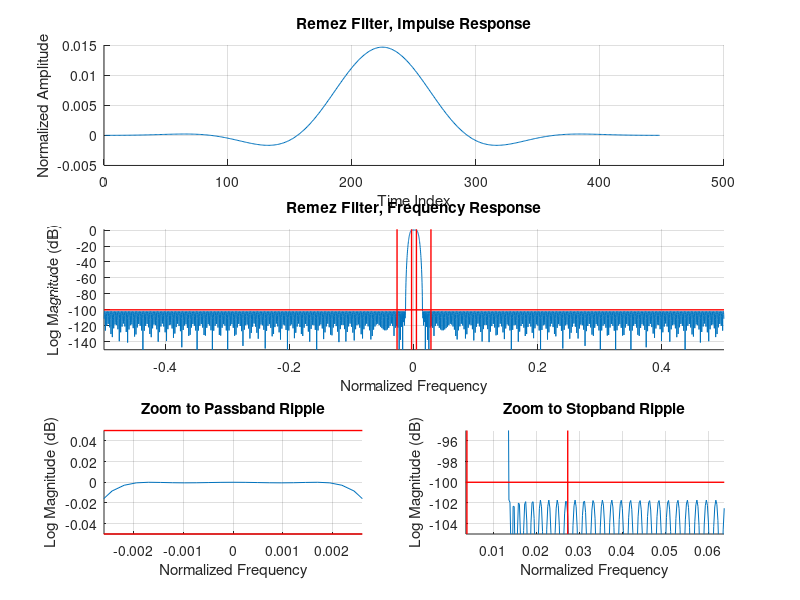
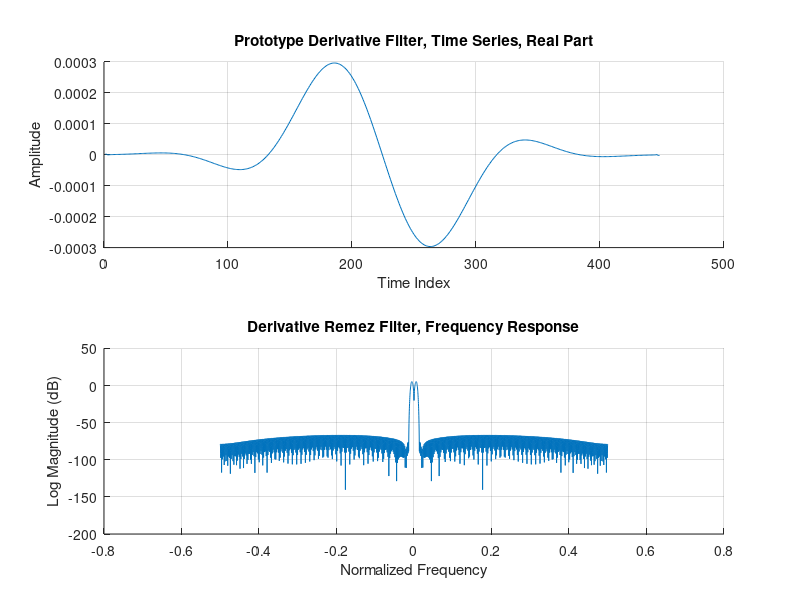
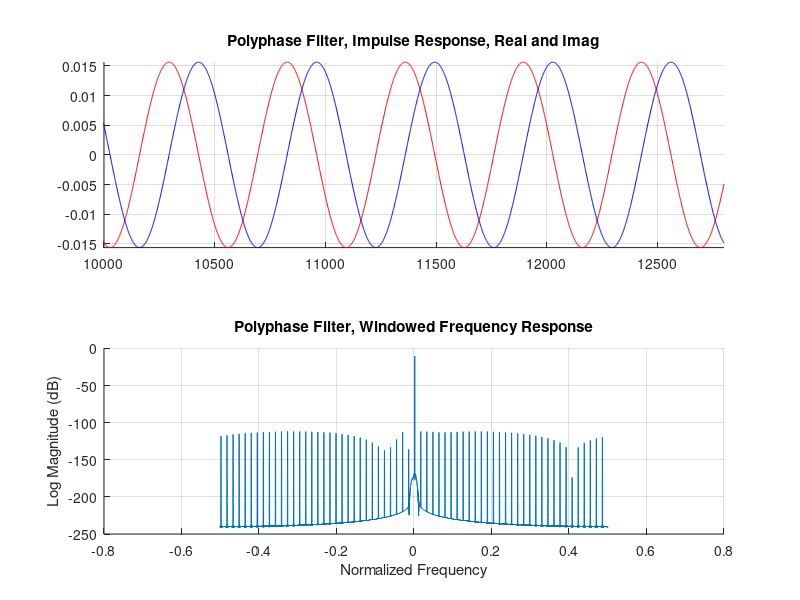
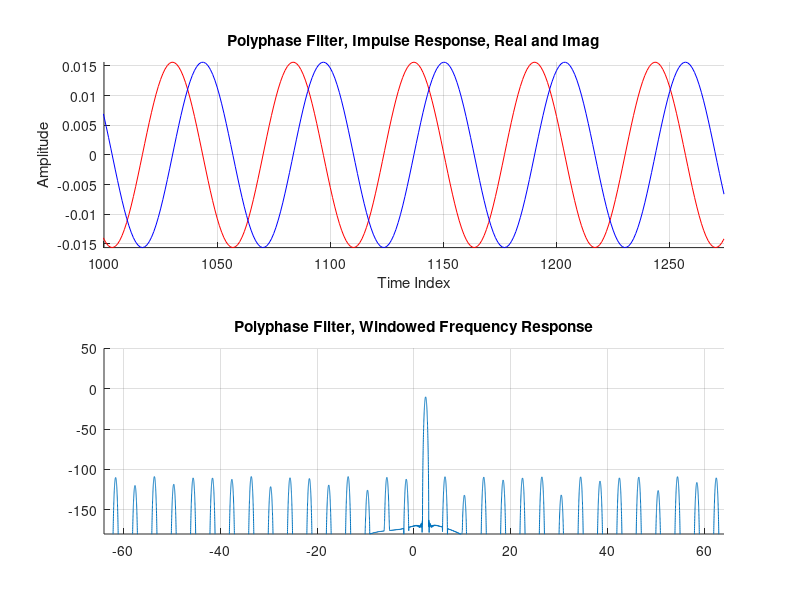

These charts were generated, in order, by the following MATLAB code:
% Joshua Emele <jemele@acm.org>
% WES265, Final, Problem 3

% clean up environment before starting
clear all;
close all;

% filter design parameters
% passband peak-to-peak ripple (dB)
rp = .1
% stopband attenuation (dB)
rs = 100
% convert from dB to volt
dev = [(10^(rp/20)-1)/(10^(rp/20)+1)  10^(-rs/20)];
% the transition and stop band, in kHz
f = [2.5 17.5]
a = [1 0]
% the sample rate, in kHz
fs = 1280
bins = 4096

% Estimate the filter order using firpmord and the Harris approximation.
% Use the the worst-case value and generate the filter.
% We ignore the (large) w value created, and use our own empirically derived
% value.
[n,fo,ao,w]=firpmord(f,a,dev,fs)
n = max(ceil((fs/(f(2)-f(1)))*(rs/22)),n)
h = firpm(447,fo,ao,[1 4]);

% 3a. Show the time series and spectrum of the prototype filter. Show the
% filter specifications on the spectrum.
figure(1);
subplot(3,2,1:2);
hold on;
plot(impz(h));
grid on;
title('Remez Filter, Impulse Response');
xlabel('Time Index');
ylabel('Normalized Amplitude');

frequency_response = 20*log10(abs(fftshift(fft(h/sum(h),bins))));
subplot(3,2,3:4);
hold on;
plot(-0.5:1/bins:0.5-1/bins, frequency_response);
grid on;
axis([-0.5 0.5 -150 1]);
title('Remez Filter, Frequency Response');
xlabel('Normalized Frequency');
ylabel('Log Magnitude (dB)');

% plot the filter specifications
line('XData',[-0.5 0.5],'YData',[-rs -rs], 'LineWidth', 1, 'Color','r')
line('XData',[-2*f(1)/fs -2*f(1)/fs],'YData',ylim, 'LineWidth', 1, 'Color','r')
line('XData',[+2*f(1)/fs +2*f(1)/fs],'YData',ylim, 'LineWidth', 1, 'Color','r')
line('XData',[-2*f(2)/fs -2*f(2)/fs],'YData',ylim, 'LineWidth', 1, 'Color','r')
line('XData',[+2*f(2)/fs +2*f(2)/fs],'YData',ylim, 'LineWidth', 1, 'Color','r')

subplot(3,2,5);
hold on;
plot((-0.5:1/bins:0.5-1/bins), frequency_response);
grid on;
axis([-2*fo(2)/3 2*fo(2)/3 -rp/2 rp/2]);
title('Zoom to Passband Ripple');
xlabel('Normalized Frequency');
ylabel('Log Magnitude (dB)');

% These aren't relevent, since there's almost no passband ripple.
line('XData',[-0.5 0.5],'YData',[+rp/2 +rp/2], 'LineWidth', 1, 'Color','r')
line('XData',[-0.5 0.5],'YData',[-rp/2 -rp/2], 'LineWidth', 1, 'Color','r')

subplot(3,2,6);
hold on;
plot((-0.5:1/bins:0.5-1/bins), frequency_response);
grid on;
axis([fo(3)/2-0.01 fo(3)/2+0.05 -rs-5 -rs+5]);
title('Zoom to Stopband Ripple');
xlabel('Normalized Frequency');
ylabel('Log Magnitude (dB)');
line('XData',[-0.5 0.5],'YData',[-rs -rs], 'LineWidth', 1, 'Color','r')
line('XData',[-2*f(1)/fs -2*f(1)/fs],'YData',ylim, 'LineWidth', 1, 'Color','r')
line('XData',[+2*f(1)/fs +2*f(1)/fs],'YData',ylim, 'LineWidth', 1, 'Color','r')
line('XData',[-2*f(2)/fs -2*f(2)/fs],'YData',ylim, 'LineWidth', 1, 'Color','r')
line('XData',[+2*f(2)/fs +2*f(2)/fs],'YData',ylim, 'LineWidth', 1, 'Color','r')

% 3b. Show the time series and spectrum pf the derivative filter dh(n) formed
% by convolution with [1 0 -1]/2 phase aligned with h(n) by discarding end
% points.
dh = conv([1 0 -1]/2,h);
dh = dh(2:end-1);

figure(2);
subplot(2,1,1);
hold on;
plot(dh);
grid on;
title('Prototype Derivative Filter, Time Series, Real Part');
xlabel('Time Index');
ylabel('Amplitude');

subplot(2,1,2);
hold on;
plot(-0.5:1/bins:0.5-1/bins,fftshift(20*log10(abs(fft(dh*64,bins)))));
grid on;
title('Derivative Remez Filter, Frequency Response');
xlabel('Normalized Frequency');
ylabel('Log Magnitude (dB)');

% 3c. Partition the time series into a pair of 64-path polyphase filters
% h2(m,n) and dh2(m,n). Write the Matlab script to program their use for a
% 1-to-64 up-sampling filter. Apply 200 samples of a complex sinewave of unit
% amplitude and of input frequency 2.4 KHz, sampled at 20 kHz. Plot the time
% response and the spectrum of the time response and note the frequency of the
% spectrum and the amplitude of any spectral artifacts.
extend = 64-mod(length(h),64);
x = exp(j*2*pi*(2.4/20)*(1:200));
h2 = reshape(h, 64, 7);
dh2 = reshape(dh, 64, 7);

index = 0;
reg = zeros(1:7);
x2 = zeros(1,length(x));
for n=1:length(x)
    reg = [x(n) reg(1:6)];
    for m=1:64
        x2(index+m) = reg*h2(m,:)';
    end
    index = index + 64;
end

figure(3);
subplot(2,1,1);
hold on;
plot(real(x2), 'r');
plot(imag(x2), 'b');
grid on;
axis([10000 inf -inf inf]);
title('Polyphase Filter, Impulse Response, Real and Imag');

w = kaiser(length(x2),20)';
w = 20*w/sum(w);
subplot(2,1,2);
hold on;
plot(-0.5:1/(4*bins):0.5-1/(4*bins),20*log10(abs(fftshift(fft(x2.*w,4*bins)))));
grid on;
title('Polyphase Filter, Windowed Frequency Response');
xlabel('Normalized Frequency');
ylabel('Log Magnitude (dB)');

% 3d. Use an address accumulator initialized at 1 and use an increment of 10
% (up 64 and down 10) to skip output filter ports to obtain a sample rate
% increase of 1-to-6.4, from 20 to 128 kHz . Apply 200 samples of a complex
% sinewave of unit amplitude and of input frequency 2.4 KHz. Plot the time
% response and the spectrum of the time response and note the frequency of the
% spectrum and the amplitude of any spectral artifacts.
% The new sample rate is 1/RR...
RR=20/128;
del=64*RR;
reg=zeros(1,7);
accum=1;
mm=1;                                   % output clock
nn=1;                                   % input clock
while nn<200
    reg=[x(nn) reg(1:6)];               % deliver new input when accum overflows
    while accum<65                      % compute outputs till accum overflows
         pntr=floor(accum);             % integer part of polyphase pointer
         y=reg*h2(pntr,:)';             % compute amplitude estimate
         dy=reg*dh2(pntr,:)';           % compute derivative estimate
         x3(mm)=y+dy*(accum-pntr)*1;    % compute derivative corrected output
         mm=mm+1;                       % Increment output clock
         accum=accum+del;               % increment accumulator
    end
    while accum>=65                     % detect accumulator overflow
         accum=accum-64;                % decrement accumulator 
         if accum>65                    % determine if need new input sample
             nn=nn+1;                   % increment input clock
             reg_2=[x(nn) reg(1:6)];    % deliver new input sample
         end
    end
    nn=nn+1;                            % increment input clock to deliver input
end

figure(4);
subplot(2,1,1);
hold on;
plot(real(x3),'r');
plot(imag(x3),'b');
grid on;
axis([1000 inf -inf inf]);
title('Polyphase Filter, Impulse Response, Real and Imag');
xlabel('Time Index');
ylabel('Amplitude');

w = kaiser(length(x3),20)';
w = 20*w/sum(w);
subplot(2,1,2);
hold on;
plot(2*64*(-0.5:1/(4*bins):0.5-1/(4*bins)),20*log10(abs(fftshift(fft(x3.*w,4*bins)))));
grid on;
axis([-64 64 -180 50]);
title('Polyphase Filter, Windowed Frequency Response');

% 3e. Use the address accumulator initialized at 1 and use an increment of
% 58.1818 (up 64 and down 58.1818) with integer address to use nearest neighbor
% skipping of output filter ports to obtain a sample rate increase of
% 1-to-64/58.1818) or 20*63/58.1818 = 22 kHz, a 10% increase in sample rate.
% Apply 200 samples of a complex sinewave of unit amplitude and of input
% frequency 2.4 KHz. Plot the time response and the spectrum of the time
% response and note the frequency of the spectrum and the amplitude of any
% spectral artifacts.
RR=20/22;
del=64*RR;
reg=zeros(1,7);
accum=1;
mm=1;                                   % output clock
nn=1;                                   % input clock
while nn<200
    reg=[x(nn) reg(1:6)];               % deliver new input when accum overflows
    while accum<65                      % compute outputs till accum overflows
         pntr=floor(accum);             % integer part of polyphase pointer
         y=reg*h2(pntr,:)';             % compute amplitude estimate
         dy=reg*dh2(pntr,:)';           % compute derivative estimate
         x4(mm)=y+dy*(accum-pntr)*1;    % compute derivative corrected output
         mm=mm+1;                       % Increment output clock
         accum=accum+del;               % increment accumulator
    end
    while accum>=65                     % detect accumulator overflow
         accum=accum-64;                % decrement accumulator 
         if accum>65                    % determine if need new input sample
             nn=nn+1;                   % increment input clock
             reg_2=[x(nn) reg(1:6)];    % deliver new input sample
         end
    end
    nn=nn+1;                            % increment input clock to deliver input
end

figure(5);
subplot(2,1,1);
hold on;
plot(real(x4),'r');
plot(imag(x4),'b');
grid on;
axis([100 inf -inf inf]);
title('Polyphase Filter, Impulse Response, Real and Imag');
xlabel('Time Index');
ylabel('Amplitude');

w = kaiser(length(x4),20)';
w = 20*w/sum(w);
subplot(2,1,2);
hold on;
plot(2*64*(-0.5:1/(4*bins):0.5-1/(4*bins)),20*log10(abs(fftshift(fft(x4.*w,4*bins)))));
grid on;
axis([-64 64 -180 50]);
title('Polyphase Filter, Windowed Frequency Response');

% 3f. Repeat part e except do not use the derivative filter (multiply  by 0).
% Plot the time response and the spectrum of the time response and note and
% comment on the frequency of the spectrum and the amplitude of any spectral
% artifacts.
RR=20/22;
del=64*RR;
reg=zeros(1,7);
accum=1;
mm=1;                                   % output clock
nn=1;                                   % input clock
while nn<200
    reg=[x(nn) reg(1:6)];               % deliver new input when accum overflows
    while accum<65                      % compute outputs till accum overflows
         pntr=floor(accum);             % integer part of polyphase pointer
         y=reg*h2(pntr,:)';             % compute amplitude estimate
         x5(mm)=y;                      % omit derivative corrected output
         mm=mm+1;                       % Increment output clock
         accum=accum+del;               % increment accumulator
    end
    while accum>=65                     % detect accumulator overflow
         accum=accum-64;                % decrement accumulator 
         if accum>65                    % determine if need new input sample
             nn=nn+1;                   % increment input clock
             reg_2=[x(nn) reg(1:6)];    % deliver new input sample
         end
    end
    nn=nn+1;                            % increment input clock to deliver input
end

figure(6);
subplot(2,1,1);
hold on;
plot(real(x5),'r');
plot(imag(x5),'b');
grid on;
axis([100 inf -inf inf]);
title('Polyphase Filter without Derivative Corrected Output, Impulse Response, Real and Imag');
xlabel('Time Index');
ylabel('Amplitude');

w = kaiser(length(x5),20)';
w = 20*w/sum(w);
subplot(2,1,2);
hold on;
plot(2*64*(-0.5:1/(4*bins):0.5-1/(4*bins)),20*log10(abs(fftshift(fft(x5.*w,4*bins)))));
grid on;
axis([-64 64 -180 50]);
title('Polyphase Filter without Derivative Corrected Output, Windowed Frequency Response');
ylabel('Log Magnitude (dB)');


